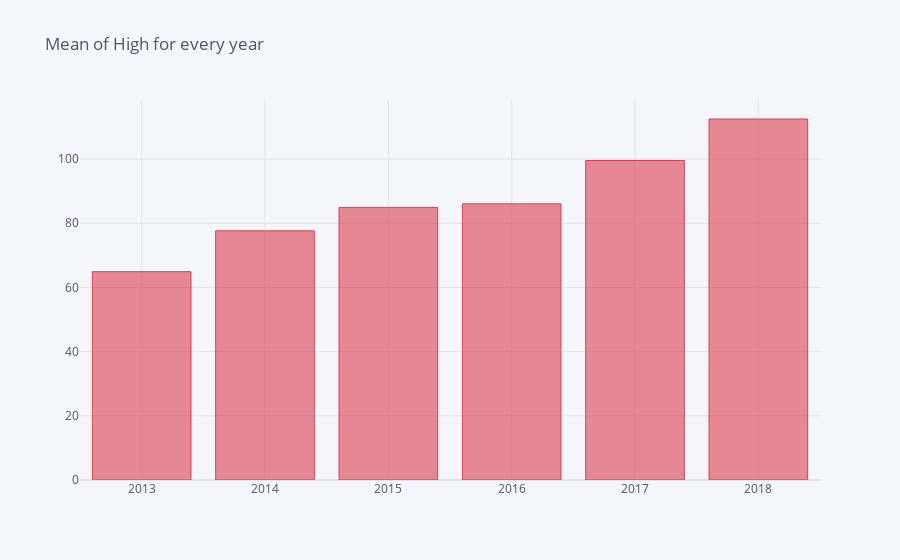
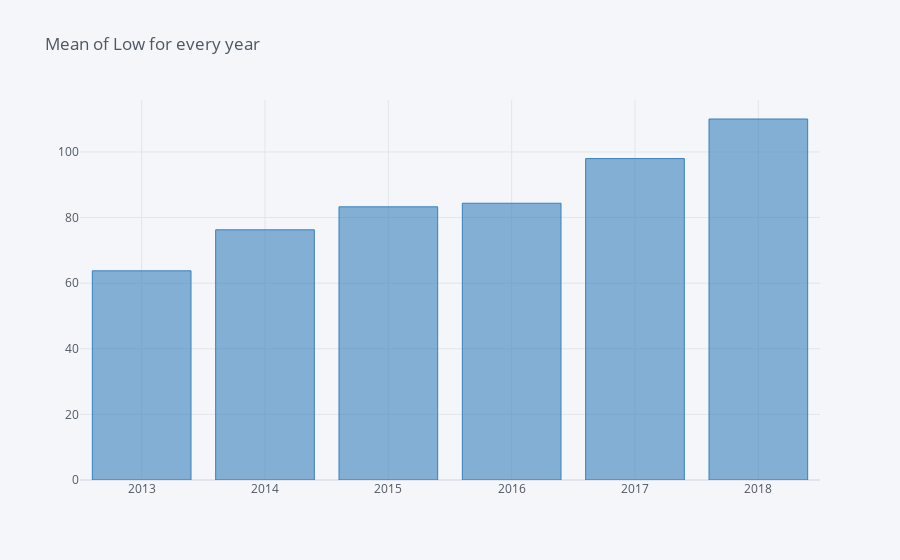
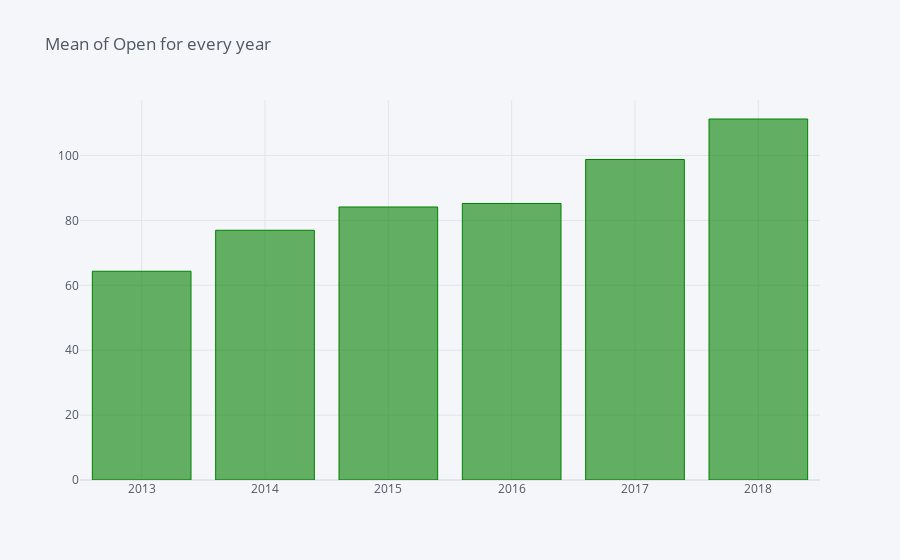
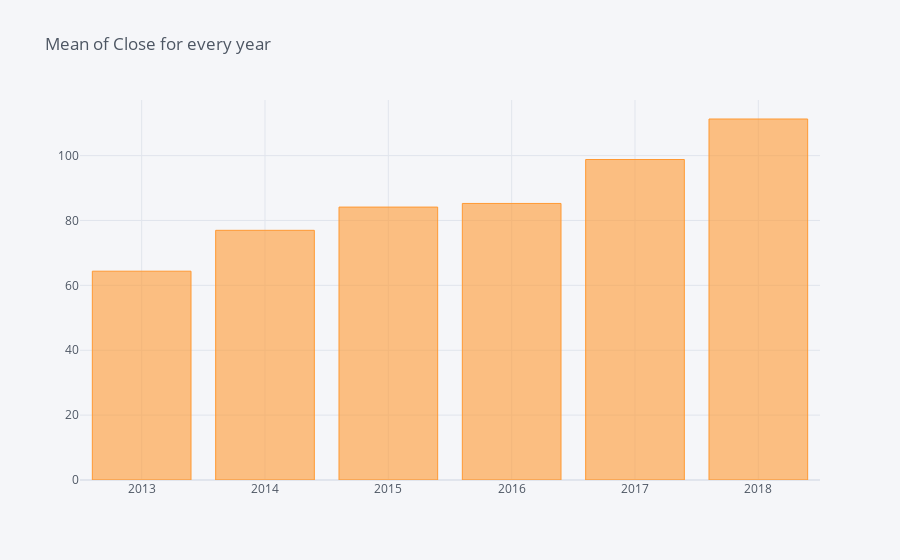

The cell these charts' notebook holds for them, in order:
### Code cell
df_high.iplot(kind='bar', title='Mean of High for every year', color='red')
df_low.iplot(kind='bar', title='Mean of Low for every year', color='blue')
df_open.iplot(kind='bar', title='Mean of Open for every year', color='green')
df_close.iplot(kind='bar', title='Mean of Close for every year')

### Figure 1 — Plotly figure (JSON) as saved in the notebook; plotly's stock layout.template omitted (floating-point values rounded to 4 significant figures)
{"data": [{"marker": {"color": "rgba(219, 64, 82, 0.6)", "line": {"color": "rgba(219, 64, 82, 1.0)", "width": 1}}, "name": "High_mean", "orientation": "v", "text": "", "type": "bar", "x": [2013, 2014, 2015, 2016, 2017, 2018], "y": [64.91, 77.65, 84.95, 86.06, 99.56, 112.5]}], "layout": {"legend": {"bgcolor": "#F5F6F9", "font": {"color": "#4D5663"}}, "paper_bgcolor": "#F5F6F9", "plot_bgcolor": "#F5F6F9", "title": {"font": {"color": "#4D5663"}, "text": "Mean of High for every year"}, "xaxis": {"gridcolor": "#E1E5ED", "showgrid": true, "tickfont": {"color": "#4D5663"}, "title": {"font": {"color": "#4D5663"}, "text": ""}, "zerolinecolor": "#E1E5ED"}, "yaxis": {"gridcolor": "#E1E5ED", "showgrid": true, "tickfont": {"color": "#4D5663"}, "title": {"font": {"color": "#4D5663"}, "text": ""}, "zerolinecolor": "#E1E5ED"}}}

### Figure 2 — Plotly figure (JSON) as saved in the notebook; plotly's stock layout.template omitted (floating-point values rounded to 4 significant figures)
{"data": [{"marker": {"color": "rgba(55, 128, 191, 0.6)", "line": {"color": "rgba(55, 128, 191, 1.0)", "width": 1}}, "name": "Low_mean", "orientation": "v", "text": "", "type": "bar", "x": [2013, 2014, 2015, 2016, 2017, 2018], "y": [63.77, 76.27, 83.28, 84.37, 97.98, 110.0]}], "layout": {"legend": {"bgcolor": "#F5F6F9", "font": {"color": "#4D5663"}}, "paper_bgcolor": "#F5F6F9", "plot_bgcolor": "#F5F6F9", "title": {"font": {"color": "#4D5663"}, "text": "Mean of Low for every year"}, "xaxis": {"gridcolor": "#E1E5ED", "showgrid": true, "tickfont": {"color": "#4D5663"}, "title": {"font": {"color": "#4D5663"}, "text": ""}, "zerolinecolor": "#E1E5ED"}, "yaxis": {"gridcolor": "#E1E5ED", "showgrid": true, "tickfont": {"color": "#4D5663"}, "title": {"font": {"color": "#4D5663"}, "text": ""}, "zerolinecolor": "#E1E5ED"}}}

### Figure 3 — Plotly figure (JSON) as saved in the notebook; plotly's stock layout.template omitted (floating-point values rounded to 4 significant figures)
{"data": [{"marker": {"color": "rgba(0, 128, 0, 0.6)", "line": {"color": "rgba(0, 128, 0, 1.0)", "width": 1}}, "name": "Open_mean", "orientation": "v", "text": "", "type": "bar", "x": [2013, 2014, 2015, 2016, 2017, 2018], "y": [64.33, 76.97, 84.13, 85.21, 98.78, 111.3]}], "layout": {"legend": {"bgcolor": "#F5F6F9", "font": {"color": "#4D5663"}}, "paper_bgcolor": "#F5F6F9", "plot_bgcolor": "#F5F6F9", "title": {"font": {"color": "#4D5663"}, "text": "Mean of Open for every year"}, "xaxis": {"gridcolor": "#E1E5ED", "showgrid": true, "tickfont": {"color": "#4D5663"}, "title": {"font": {"color": "#4D5663"}, "text": ""}, "zerolinecolor": "#E1E5ED"}, "yaxis": {"gridcolor": "#E1E5ED", "showgrid": true, "tickfont": {"color": "#4D5663"}, "title": {"font": {"color": "#4D5663"}, "text": ""}, "zerolinecolor": "#E1E5ED"}}}

### Figure 4 — Plotly figure (JSON) as saved in the notebook; plotly's stock layout.template omitted (floating-point values rounded to 4 significant figures)
{"data": [{"marker": {"color": "rgba(255, 153, 51, 0.6)", "line": {"color": "rgba(255, 153, 51, 1.0)", "width": 1}}, "name": "Close_mean", "orientation": "v", "text": "", "type": "bar", "x": [2013, 2014, 2015, 2016, 2017, 2018], "y": [64.37, 76.97, 84.13, 85.25, 98.8, 111.3]}], "layout": {"legend": {"bgcolor": "#F5F6F9", "font": {"color": "#4D5663"}}, "paper_bgcolor": "#F5F6F9", "plot_bgcolor": "#F5F6F9", "title": {"font": {"color": "#4D5663"}, "text": "Mean of Close for every year"}, "xaxis": {"gridcolor": "#E1E5ED", "showgrid": true, "tickfont": {"color": "#4D5663"}, "title": {"font": {"color": "#4D5663"}, "text": ""}, "zerolinecolor": "#E1E5ED"}, "yaxis": {"gridcolor": "#E1E5ED", "showgrid": true, "tickfont": {"color": "#4D5663"}, "title": {"font": {"color": "#4D5663"}, "text": ""}, "zerolinecolor": "#E1E5ED"}}}
